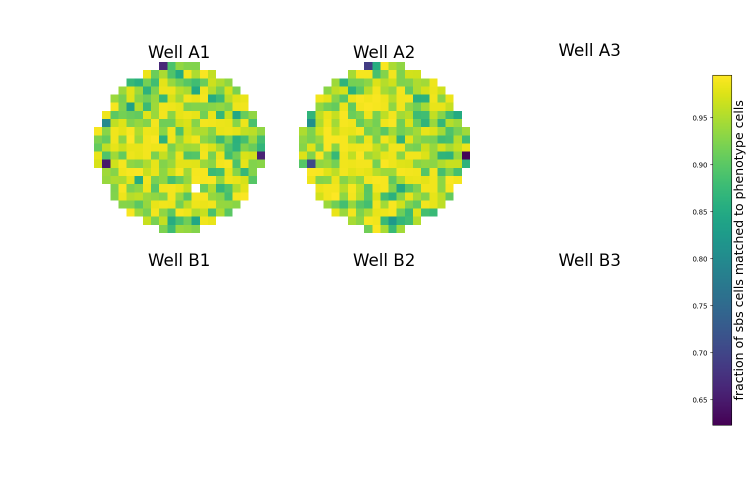
#> input picture example_analysis/test.png, 1500 x 1000 px (shown at 1/2 size); its folder holds only this picture in this run
$ python -i configuration_utils.py   (imports and definitions only)
#> lines starting #> are read from the running program, lines starting #| are printed output that depends on the picture
"""Shared utilties for configuring Brieflow process parameters.

This includes:
- Header string for Brieflow config file.
- Function to create the Brieflow samples dataframe with file location and metadata.
- Functions for displaying SBS/phenotype images and segmentations.
- Functions for viewing steps of merge process such as determining tiles to merge and seeing an example merge.
"""

import re
import math
from pathlib import Path

import pandas as pd
from microfilm.microplot import Micropanel
import numpy as np
import matplotlib
import matplotlib.pyplot as plt
import skimage.morphology
from scipy.spatial.distance import cdist
import matplotlib.colors as mcolors

from lib.merge.fast_merge import build_linear_model

CONFIG_FILE_HEADER = """
# ~BrieFlow analysis configuration file~

# All paths are resolved relative to the directory the workflow is run from.

# Parameters:
"""


# [138 lines left out: functions create_samples_df, filter_samples_to_wells, create_micropanel, random_cmap, not called in this run]


def outline_mask(arr, direction="outer", width=1):
    """Remove interior of label mask in `arr`.

    Args:
        arr (numpy.ndarray): The input label mask array.
        direction (str, optional): The direction of outlining. 'outer' outlines the outer boundary, 'inner' outlines the inner boundary. Default is 'outer'.
        width (int, optional): The width of the structuring element used for erosion and dilation. Default is 1.

    Returns:
        numpy.ndarray: The label mask array with the outlined interior removed.

    Raises:
        ValueError: If `direction` is neither 'outer' nor 'inner'.
    """
    selem = skimage.morphology.disk(
        width
    )  # Create a disk-shaped structuring element with the specified width
    arr = (
        arr.copy()
    )  # Create a copy of the input array to avoid modifying the original array
    if direction == "outer":  # If outlining direction is 'outer'
        mask = skimage.morphology.erosion(
            arr, selem
        )  # Erode the mask using the structuring element
        arr[mask > 0] = 0  # Set interior pixels to 0
        return arr  # Return the modified array
    elif direction == "inner":  # If outlining direction is 'inner'
        mask1 = (
            skimage.morphology.erosion(arr, selem) == arr
        )  # Create a mask for pixels on the inner boundary
        mask2 = (
            skimage.morphology.dilation(arr, selem) == arr
        )  # Create a mask for pixels on the outer boundary
        arr[mask1 & mask2] = (
            0  # Set pixels within the inner boundary and outside the outer boundary to 0
        )
        return arr  # Return the modified array
    else:  # If direction is neither 'outer' nor 'inner'
        raise ValueError(direction)  # Raise a ValueError


# [47 lines left out: functions image_segmentation_annotations, convert_tuples_to_lists, not called in this run]

>>> import cv2
>>> picture = cv2.imread('../../../example_analysis/test.png', cv2.IMREAD_GRAYSCALE)
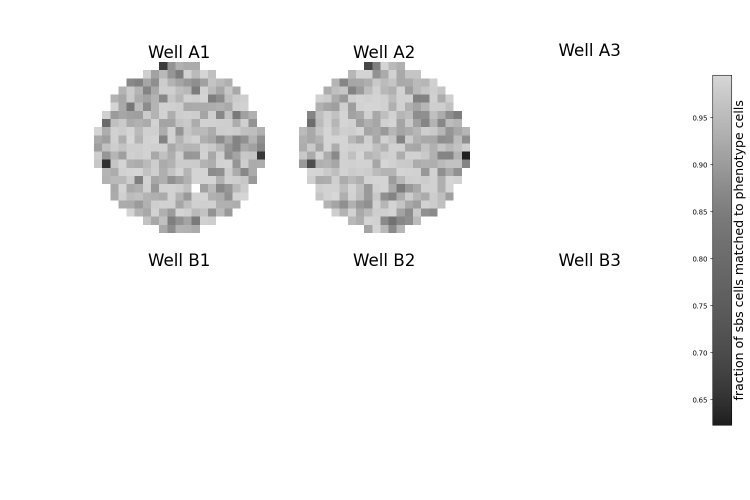
#> picture: shape (1000, 1500) (shown at 1/2 size); min 0, max 255, mean 242.2
>>> result = outline_mask(picture)
#> in outline_mask, `mask = skimage.morphology.erosion( arr, selem )`:
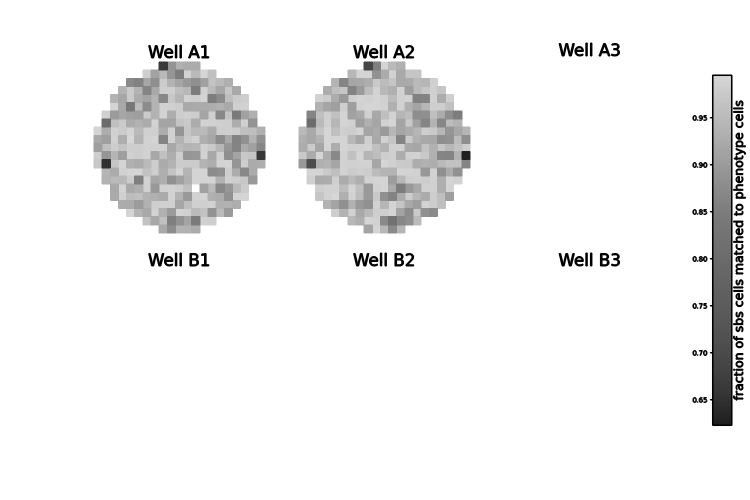
#> mask: shape (1000, 1500) (shown at 1/2 size); min 0, max 255, mean 240.1
#> in outline_mask, `arr[mask > 0] = 0`:
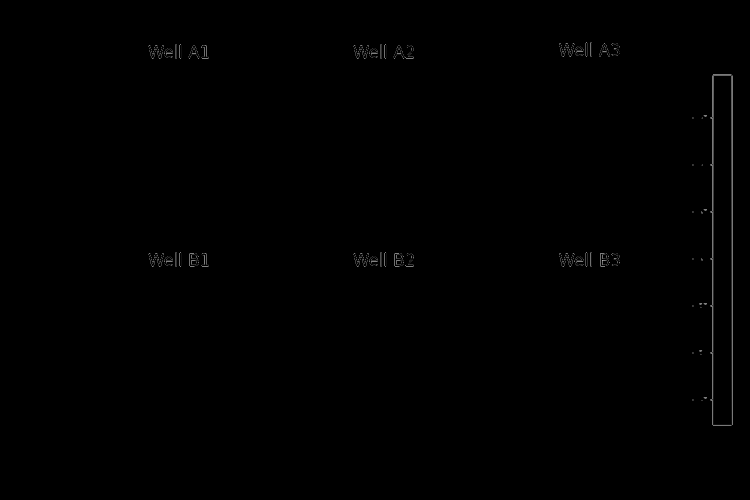
#> arr: shape (1000, 1500) (shown at 1/2 size); min 0, max 255, mean 0.7
